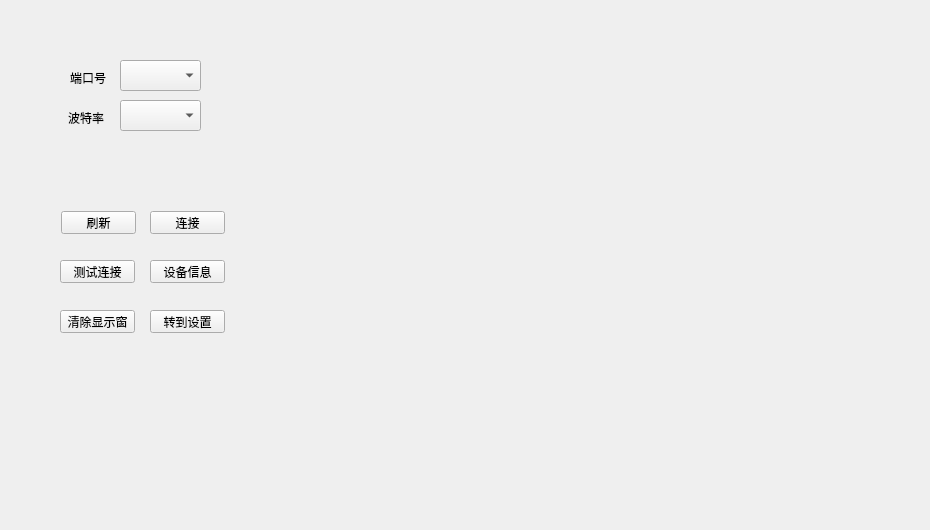
     <widget class="QWidget" name="connectPage">
      <widget class="QPushButton" name="refresh">
       <property name="geometry">
        <rect>
         <x>61</x>
         <y>211</y>
         <width>75</width>
         <height>23</height>
        </rect>
       </property>
       <property name="text">
        <string>刷新</string>
       </property>
      </widget>
      <widget class="QPushButton" name="connect">
       <property name="geometry">
        <rect>
         <x>150</x>
         <y>211</y>
         <width>75</width>
         <height>23</height>
        </rect>
       </property>
       <property name="text">
        <string>连接</string>
       </property>
      </widget>
      <widget class="QPushButton" name="motorDetails">
       <property name="geometry">
        <rect>
         <x>150</x>
         <y>260</y>
         <width>75</width>
         <height>23</height>
        </rect>
       </property>
       <property name="text">
        <string>设备信息</string>
       </property>
      </widget>
      <widget class="QPushButton" name="testConnect">
       <property name="geometry">
        <rect>
         <x>60</x>
         <y>260</y>
         <width>75</width>
         <height>23</height>
        </rect>
       </property>
       <property name="text">
        <string>测试连接</string>
       </property>
      </widget>
      <widget class="QPushButton" name="toSet">
       <property name="geometry">
        <rect>
         <x>150</x>
         <y>310</y>
         <width>75</width>
         <height>23</height>
        </rect>
       </property>
       <property name="text">
        <string>转到设置</string>
       </property>
      </widget>
      <widget class="QWidget" name="widget_10" native="true">
       <property name="geometry">
        <rect>
         <x>370</x>
         <y>50</y>
         <width>551</width>
         <height>471</height>
        </rect>
       </property>
       <layout class="QGridLayout" name="gridLayout_10">
        <item row="0" column="0">
         <widget class="QTextBrowser" name="textBrowser">
          <property name="styleSheet">
           <string notr="true">background-color: transparent;</string>
          </property>
          <property name="frameShape">
           <enum>QFrame::NoFrame</enum>
          </property>
          <property name="lineWidth">
           <number>0</number>
          </property>
          <property name="cursorWidth">
           <number>0</number>
          </property>
         </widget>
        </item>
       </layout>
      </widget>
      <widget class="QPushButton" name="clearWin">
       <property name="geometry">
        <rect>
         <x>60</x>
         <y>310</y>
         <width>75</width>
         <height>23</height>
        </rect>
       </property>
       <property name="text">
        <string>清除显示窗</string>
       </property>
      </widget>
      <widget class="QComboBox" name="portName">
       <property name="geometry">
        <rect>
         <x>120</x>
         <y>60</y>
         <width>81</width>
         <height>31</height>
        </rect>
       </property>
      </widget>
      <widget class="QLabel" name="label">
       <property name="geometry">
        <rect>
         <x>70</x>
         <y>70</y>
         <width>51</width>
         <height>16</height>
        </rect>
       </property>
       <property name="text">
        <string>端口号</string>
       </property>
      </widget>
      <widget class="QLabel" name="label_2">
       <property name="geometry">
        <rect>
         <x>68</x>
         <y>110</y>
         <width>51</width>
         <height>16</height>
        </rect>
       </property>
       <property name="text">
        <string>波特率</string>
       </property>
      </widget>
      <widget class="QComboBox" name="buandRate">
       <property name="geometry">
        <rect>
         <x>120</x>
         <y>100</y>
         <width>81</width>
         <height>31</height>
        </rect>
       </property>
      </widget>
     </widget>
